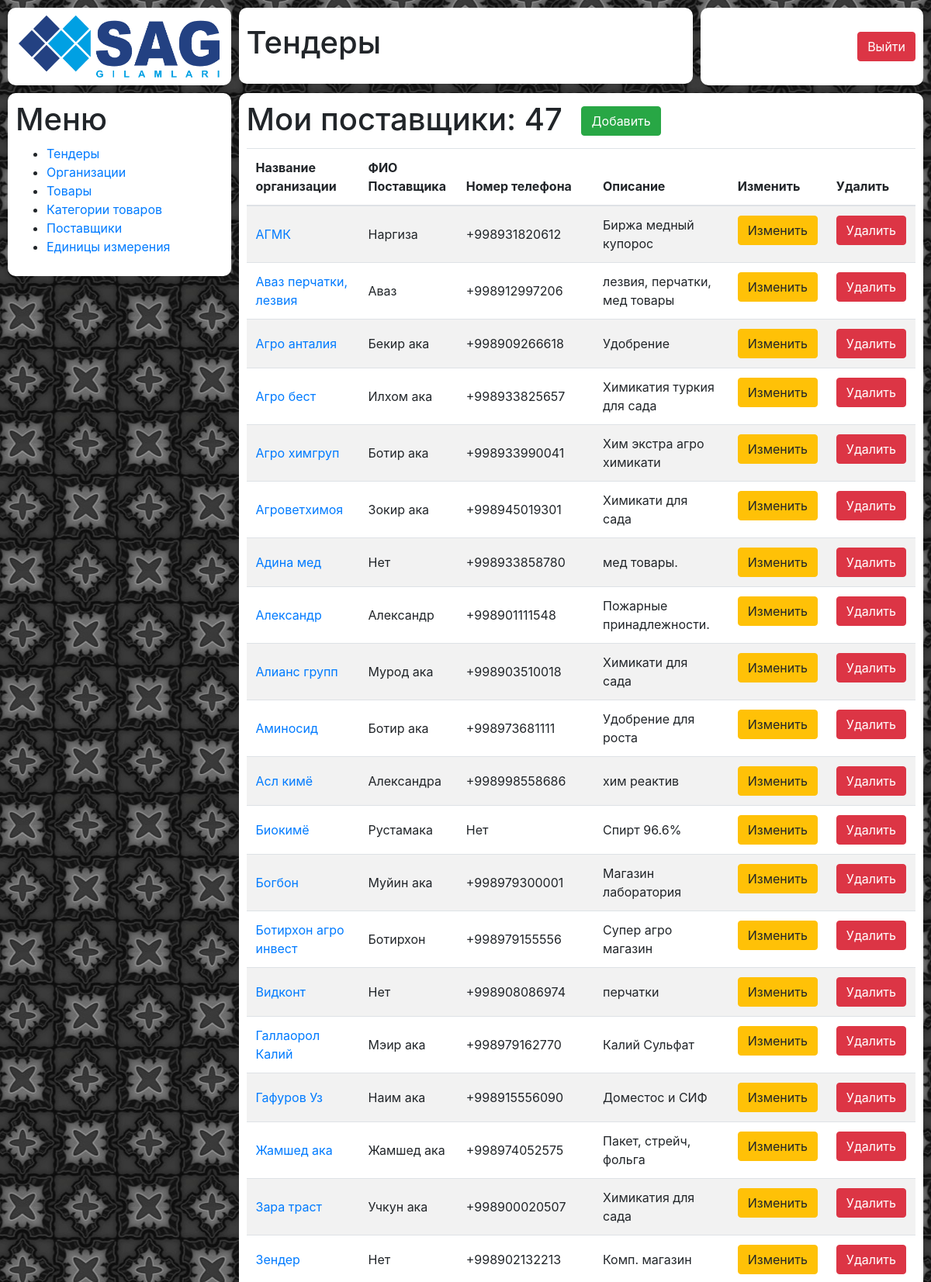
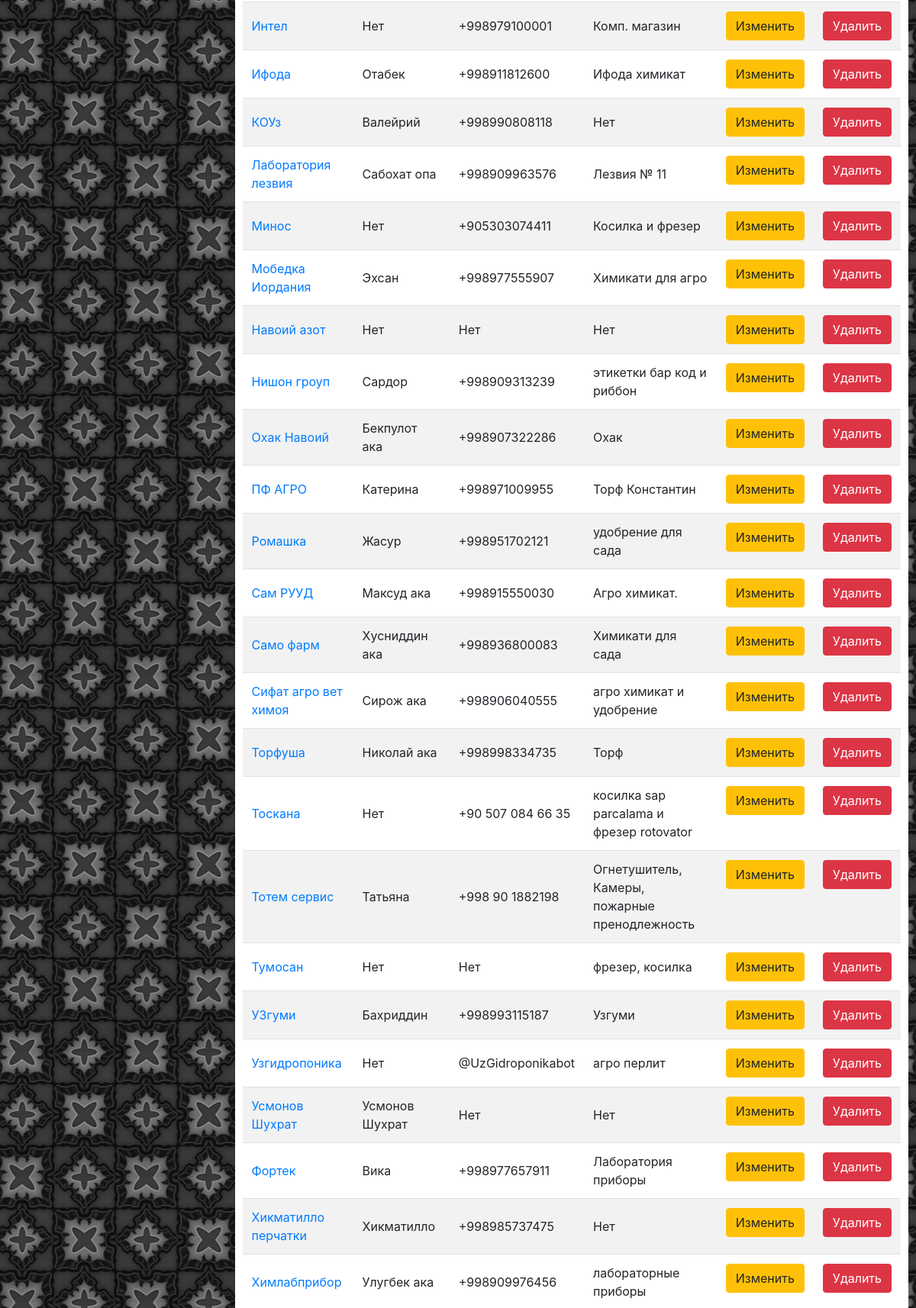
/tender/providers/ (upper part), run on the app's committed database (2 pictures, top to bottom).
### tender/models.py (models this page shows)
class Provider(models.Model):
    name = models.CharField(verbose_name='Товар', max_length=200)
    contact = models.CharField(max_length=200, null=True, blank=True)
    phone_1 = models.CharField(max_length=200, null=True, blank=True)
    phone_2 = models.CharField(max_length=200, null=True, blank=True)
    email = models.CharField(max_length=200, null=True, blank=True)
    inn = models.CharField(max_length=200, null=True, blank=True)
    description = models.TextField(null=True, blank=True)

### tender/views.py (the view)
# urls.py: path('providers/', views.provider_list),
def provider_list(request):
    providers = Provider.objects.all().order_by('name')
    context = {
        'providers': providers,
    }
    return render(request, 'tender/provider_list.html', context)

### tender/templates/tender/provider_list.html (shortened to what this page needs)
{% extends 'wrapper.html' %}
{% load static %}
{% block content %}
    <div class="row incidents">
        {% include 'blocks/logo.html' %}
        {% include 'blocks/title.html' %}
        {% include 'blocks/profile.html' %}
        {% include 'blocks/tender/tender_menu.html' %}
        {% include 'blocks/tender/provider_list.html' %}
    </div>
{% endblock %}

### tender/templates/blocks/tender/provider_list.html (shortened to what this page needs)
{% load static %}
<div class="col-xl-9 block__wrapper tenders-dashboard">
    <div class="block tenders-dashboard__wrapper">
        <h1 class="tenders-dashboard__title">Мои поставщики: {{ providers.count }}</h1>
        <a href="/tender/providers/add/" class="btn btn-success tenders-dashboard__new-tender">Добавить</a>
        <table class="table table-striped">
            <thead>
            <tr>
                <th scope="col">Название организации</th>
                <th scope="col">ФИО Поставщика</th>
                <th scope="col">Номер телефона</th>
                <th scope="col">Описание</th>
                <th scope="col" class="tenders-dashboard__buttoncell">Изменить</th>
                <th scope="col" class="tenders-dashboard__buttoncell">Удалить</th>
            </tr>
            </thead>
            <tbody>
            {% if providers %}
                {% for provider in providers %}
                    <tr>
                        <td class="my-incidents__cell"><a href="{{ provider.id }}/">{{ provider.name }}</a></td>
                        {% if provider.contact %}
                            <td class="my-incidents__cell">{{ provider.contact }}</td>
                        {% else %}
                            <td class="my-incidents__cell">Нет</td>
                        {% endif %}
                        {% if provider.phone_1 %}
                            <td class="my-incidents__cell">{{ provider.phone_1 }}</td>
                        {% else %}
                            <td class="my-incidents__cell">Нет</td>
                        {% endif %}
                        {% if provider.description %}
                            <td class="my-incidents__cell">{{ provider.description }}</td>
                        {% else %}
                            <td class="my-incidents__cell">Нет</td>
                        {% endif %}
                        <td><a href="{{ provider.id }}/edit" class="btn btn-warning">Изменить</a></td>
                        <td><a href="#" class="open-modal_modal btn btn-danger" data-modal_modal="#del_{{ provider.id }}">Удалить</a></td>
                    </tr>
                {% endfor %}
            {% else %}
                <tr>
                    <td colspan="5">Нет данных</td>
                </tr>
            {% endif %}
            </tbody>
        </table>
    </div>
</div>

### mainapp/static/css/style.css (style rules this page uses)
.incidents { padding-left: 10px; }
.my-incidents__cell { vertical-align: middle !important; }
.tenders-dashboard__wrapper { padding: 10px; }
.tenders-dashboard__title { display: inline-block; }
.tenders-dashboard__new-tender { display: inline-block; margin: 0 0 16px 20px; }
.tenders-dashboard__buttoncell { width: 100px; }
.block { background: #FFFFFF; margin: 10px 10px 0 0; border-radius: 10px; }
.block__wrapper { padding: 0; }

### data on the page
Provider: name "АГМК", contact "Наргиза", phone_1 "+998931820612", description "Биржа медный купорос"
Provider: name "Аваз перчатки, лезвия", contact "Аваз", phone_1 "+998912997206", description "лезвия, перчатки, мед товары"
Provider: name "Агро анталия", contact "Бекир ака", phone_1 "+998909266618", description "Удобрение"
Provider: name "Агро бест", contact "Илхом ака", phone_1 "+998933825657", description "Химикатия туркия для сада"
Provider: name "Агро химгруп", contact "Ботир ака", phone_1 "+998933990041", description "Хим экстра агро химикати"
Provider: name "Агроветхимоя", contact "Зокир ака", phone_1 "+998945019301", description "Химикати для сада"
Provider: name "Адина мед", shows "Нет", phone_1 "+998933858780", description "мед товары."
Provider: name "Александр", contact "Александр", phone_1 "+998901111548", description "Пожарные принадлежности."
Provider: name "Алианс групп", contact "Мурод ака", phone_1 "+998903510018", description "Химикати для сада"
Provider: name "Аминосид", contact "Ботир ака", phone_1 "+998973681111", description "Удобрение для роста"
Provider: name "Асл кимё", contact "Александра", phone_1 "+998998558686", description "хим реактив"
Provider: name "Биокимё", contact "Рустамака", shows "Нет", description "Спирт 96.6%"
Provider: name "Богбон", contact "Муйин ака", phone_1 "+998979300001", description "Магазин лаборатория"
Provider: name "Ботирхон агро инвест", contact "Ботирхон", phone_1 "+998979155556", description "Супер агро магазин"
Provider: name "Видконт", shows "Нет", phone_1 "+998908086974", description "перчатки"
Provider: name "Галлаорол Калий", contact "Мэир ака", phone_1 "+998979162770", description "Калий Сульфат"
Provider: name "Гафуров Уз", contact "Наим ака", phone_1 "+998915556090", description "Доместос и СИФ"
Provider: name "Жамшед ака", contact "Жамшед ака", phone_1 "+998974052575", description "Пакет, стрейч, фольга"
Provider: name "Зара траст", contact "Учкун ака", phone_1 "+998900020507", description "Химикатия для сада"
Provider: name "Зендер", shows "Нет", phone_1 "+998902132213", description "Комп. магазин"
Provider: name "Интел", shows "Нет", phone_1 "+998979100001", description "Комп. магазин"
Provider: name "Ифода", contact "Отабек", phone_1 "+998911812600", description "Ифода химикат"
Provider: name "КОУз", contact "Валейрий", phone_1 "+998990808118", description "Нет"
Provider: name "Лаборатория лезвия", contact "Сабохат опа", phone_1 "+998909963576", description "Лезвия № 11"
Provider: name "Минос", shows "Нет", phone_1 "+905303074411", description "Косилка и фрезер"
Provider: name "Мобедка Иордания", contact "Эхсан", phone_1 "+998977555907", description "Химикати для агро"
Provider: name "Навоий азот", shows "Нет", description "Нет"
Provider: name "Нишон гроуп", contact "Сардор", phone_1 "+998909313239", description "этикетки бар код и риббон"
Provider: name "Охак Навоий", contact "Бекпулот ака", phone_1 "+998907322286", description "Охак"
Provider: name "ПФ АГРО", contact "Катерина", phone_1 "+998971009955", description "Торф Константин"
Provider: name "Ромашка", contact "Жасур", phone_1 "+998951702121", description "удобрение для сада"
Provider: name "Сам РУУД", contact "Максуд ака", phone_1 "+998915550030", description "Агро химикат."
Provider: name "Само фарм", contact "Хусниддин ака", phone_1 "+998936800083", description "Химикати для сада"
Provider: name "Сифат агро вет химоя", contact "Сирож ака", phone_1 "+998906040555", description "агро химикат и удобрение"
Provider: name "Торфуша", contact "Николай ака", phone_1 "+998998334735", description "Торф"
Provider: name "Тоскана", shows "Нет", phone_1 "+90 507 084 66 35", description "косилка sap parcalama и фрезер rotovator"
Provider: name "Тотем сервис", contact "Татьяна", phone_1 "+998 90 1882198", description "Огнетушитель, Камеры, пожарные пренодлежность"
Provider: name "Тумосан", shows "Нет", description "фрезер, косилка"
Provider: name "УЗгуми", contact "Бахриддин", phone_1 "+998993115187", description "Узгуми"
Provider: name "Узгидропоника", shows "Нет", phone_1 "@UzGidroponikabot", description "агро перлит"
Provider: name "Усмонов Шухрат", contact "Усмонов Шухрат", shows "Нет", description "Нет"
Provider: name "Фортек", contact "Вика", phone_1 "+998977657911", description "Лаборатория приборы"
Provider: name "Хикматилло перчатки", contact "Хикматилло", phone_1 "+998985737475", description "Нет"
Provider: name "Химлабприбор", contact "Улугбек ака", phone_1 "+998909976456", description "лабораторные приборы"

### other printed values
{{ providers.count }} "47"
